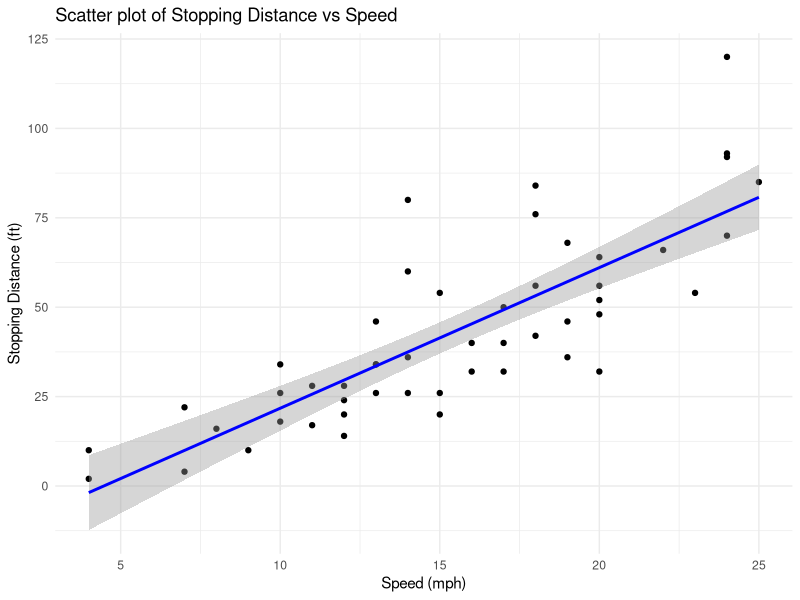
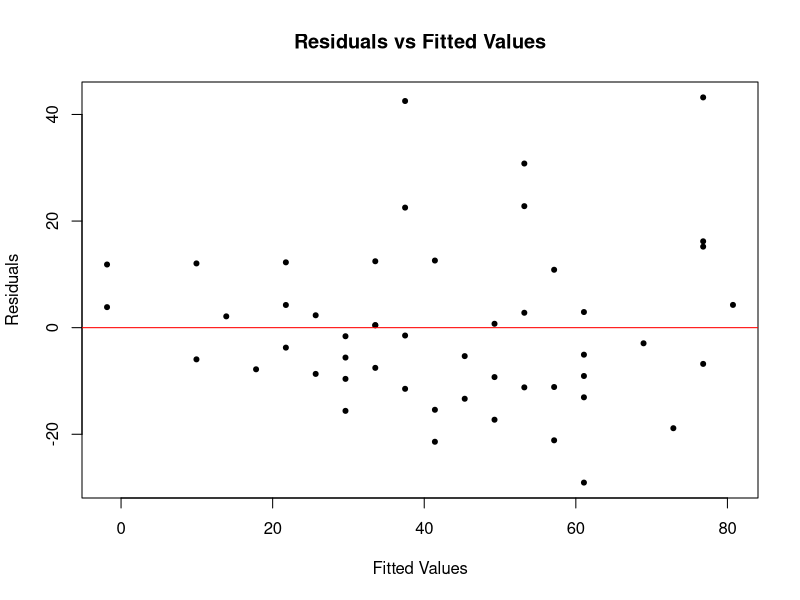
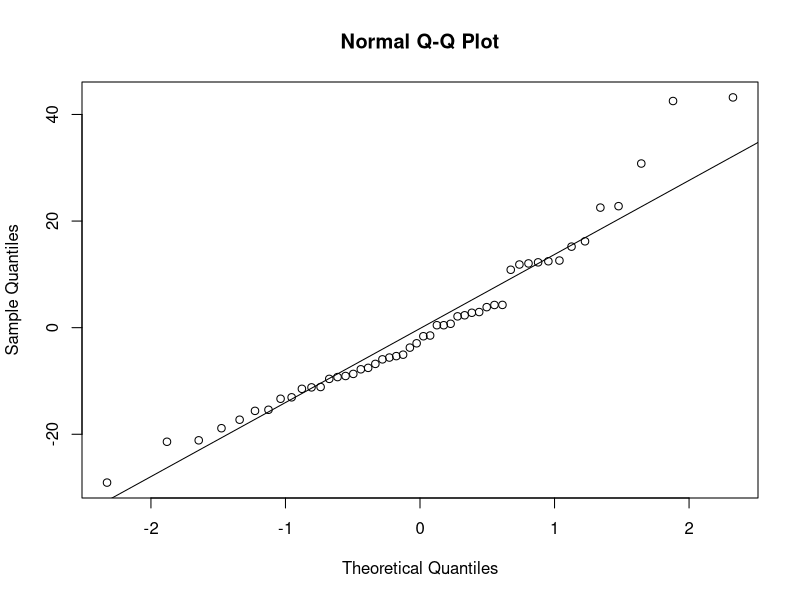
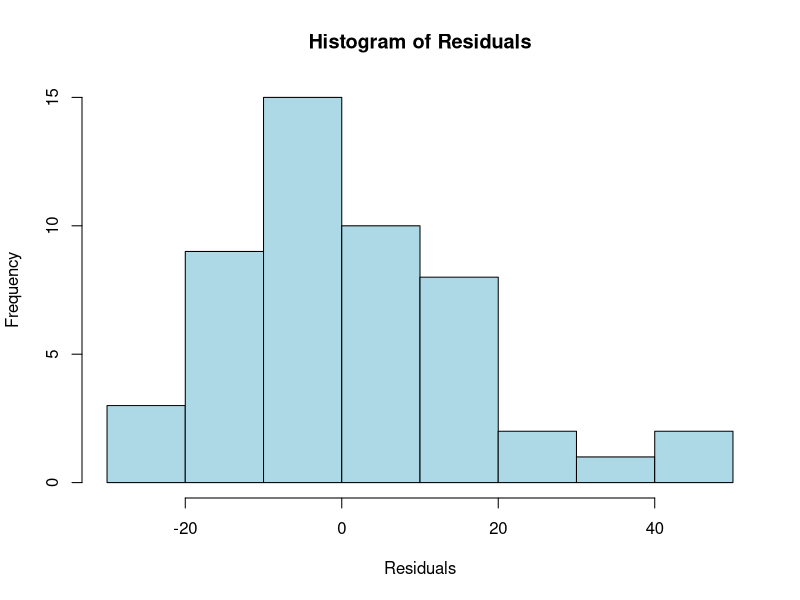
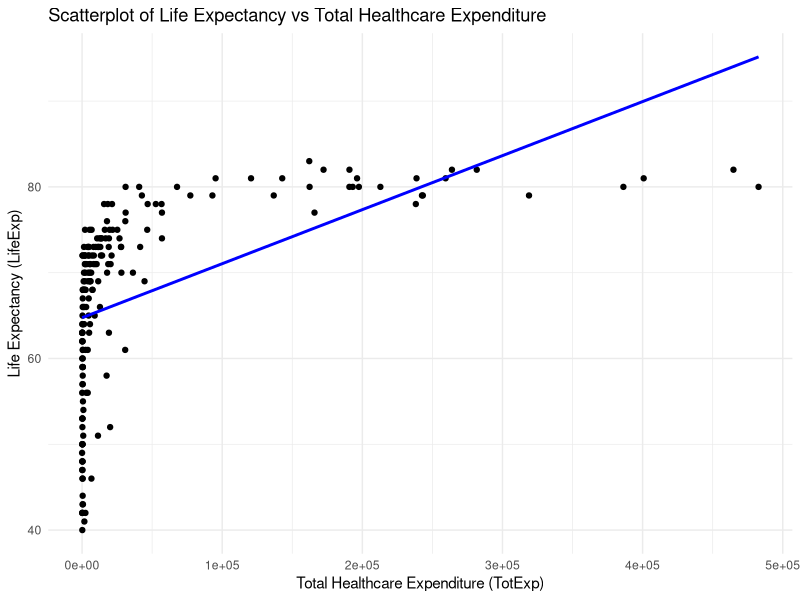
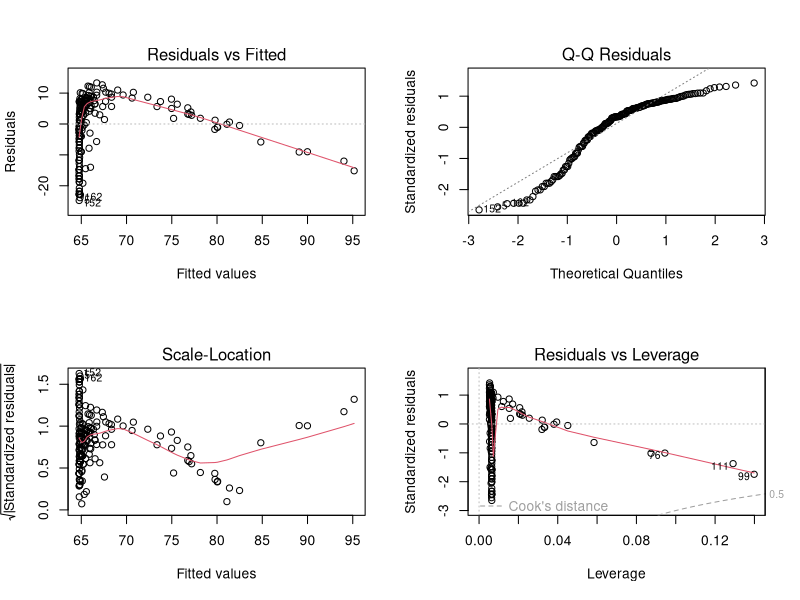
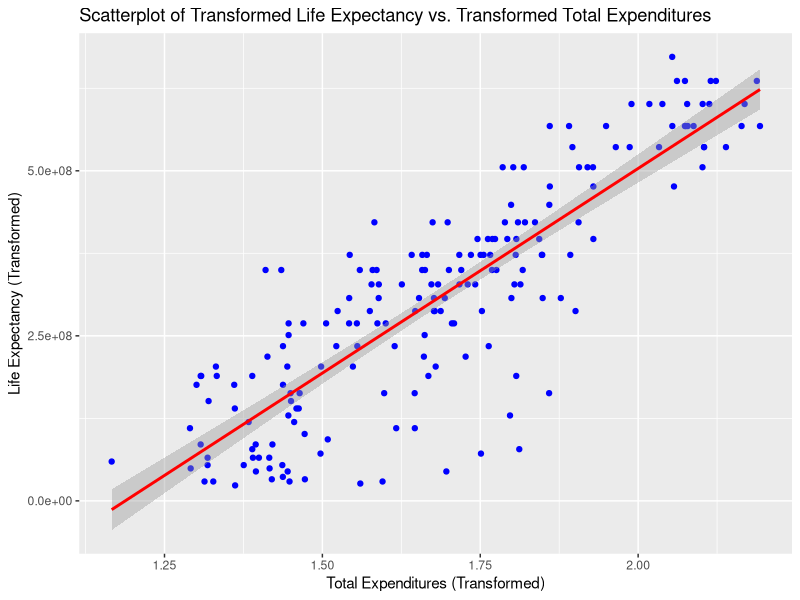
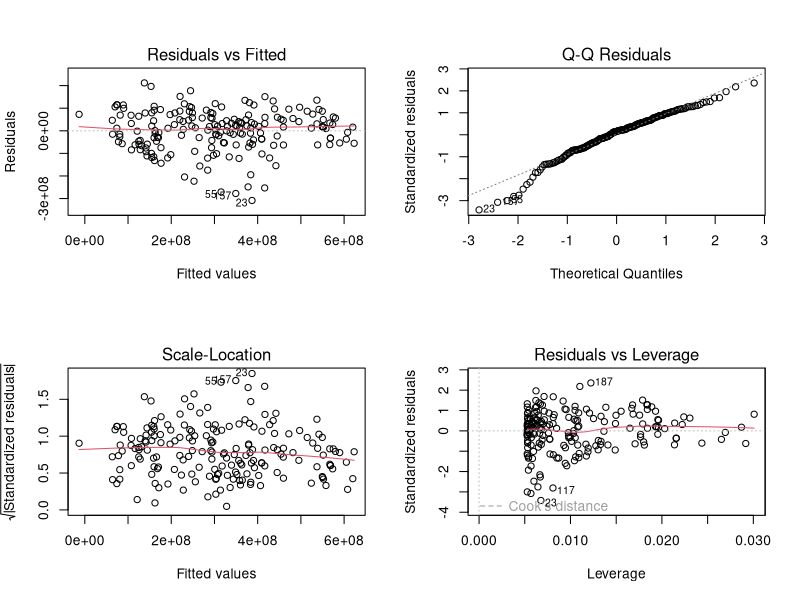

Reproduce these figures in R, in order.
## ---- chunk 1
knitr::opts_chunk$set(echo = TRUE)
library(tidyverse)
## ---- chunk 2
data("cars")
head(cars)
## ---- chunk 3
# Scatter plot with regression line
library(ggplot2)
ggplot(cars, aes(x = speed, y = dist)) +
  geom_point() +
  geom_smooth(method = "lm", se = TRUE, color = "blue") +
  labs(title = "Scatter plot of Stopping Distance vs Speed",
       x = "Speed (mph)",
       y = "Stopping Distance (ft)") +
  theme_minimal()

## ---- chunk 4
# Linear model
model <- lm(dist ~ speed, data = cars)

# Model summary
summary(model)

## ---- chunk 5
# Residuals vs Fitted Values Plot
plot(model$fitted.values, resid(model), 
     main = "Residuals vs Fitted Values", 
     xlab = "Fitted Values", 
     ylab = "Residuals",
     pch = 20)
abline(h = 0, col = "red")

# Q-Q Plot of residuals
qqnorm(resid(model))
qqline(resid(model))

# Shapiro-Wilk Test for normality of residuals
shapiro.test(resid(model))

# Histogram of residuals
hist(resid(model), breaks = 10, 
     main = "Histogram of Residuals", 
     xlab = "Residuals", 
     col = "lightblue")

## ---- chunk 6

library(data.table)

data <- fread("who.csv")
## ---- chunk 7
head(data)
## ---- chunk 8
data <- data[,0:11]
## ---- chunk 9
ggplot(data, mapping =  aes(x = TotExp, y = LifeExp)) +
  geom_point() +
  theme_minimal() +
  labs(title = "Scatterplot of Life Expectancy vs Total Healthcare Expenditure",
       x = "Total Healthcare Expenditure (TotExp)",
       y = "Life Expectancy (LifeExp)") +
  geom_smooth(method = "lm", se = FALSE, col = "blue")

# Linear regression: LifeExp ~ TotExp
model <- lm(LifeExp ~ TotExp, data = data)
summary(model)

# Checking model assumptions:
# 1. Plot residuals
par(mfrow = c(2, 2))  # For plotting multiple diagnostic plots
plot(model)
## ---- chunk 10
 #Step 1: Transform the variables
data$LifeExp_transformed <- data$LifeExp^4.6
data$TotExp_transformed <- data$TotExp^0.06

# Step 2: Create a scatterplot with transformed variables
ggplot(data, aes(x = TotExp_transformed, y = LifeExp_transformed)) +
  geom_point(color = "blue") +
  geom_smooth(method = "lm", color = "red") +
  labs(
    title = "Scatterplot of Transformed Life Expectancy vs. Transformed Total Expenditures",
    x = "Total Expenditures (Transformed)",
    y = "Life Expectancy (Transformed)"
  )

# Step 3: Run a linear regression model with transformed variables
model_transformed <- lm(LifeExp_transformed ~ TotExp_transformed, data = data)

# Step 4: Summary of the transformed model
summary_transformed <- summary(model_transformed)
## ---- chunk 11
summary_transformed
## ---- chunk 12
par(mfrow = c(2, 2))  # For plotting multiple diagnostic plots
plot(model_transformed)
## ---- chunk 13
TotExp = 1.5
LifeExp = -736527910 + 620060216 * (TotExp)
LifeExp
## ---- chunk 14
TotExp = 2.5
LifeExp = -736527910 + 620060216 * (TotExp)
LifeExp
## ---- chunk 15
model_3 <- lm(LifeExp ~ PropMD + TotExp + PropMD + (PropMD * TotExp), data = data)
summary(model_3)
## ---- chunk 16
# Given values
D <- 110   # Total demand
S <- 8.25  # Fixed ordering cost per order
H <- 3.75  # Holding cost per unit per year

# Calculate optimal order quantity Q
Q_optimal <- sqrt((2 * D * S) / H)
Q_optimal

# Calculate the number of orders per year
num_orders <- D / Q_optimal
num_orders

## ---- chunk 17
# Given values
t_critical <- (630 / 11)^(1 / 5)

# Calculate the maximum revenue by substituting the critical point into R(t)
R_max <- -3150 * t_critical^(-4) - 220 * t_critical + 6530

cat("Critical time (t) at which revenue is maximized:", t_critical, "\n")
cat("Maximum revenue the company can expect:", R_max, "\n")

## ---- chunk 18
# Define the function for the price (demand function)
p <- function(x) {
  2 * x - 9.3
}

# Use the 'integrate' function to find the area under the curve from x = 2 to x = 5
result <- integrate(p, lower = 2, upper = 5)

# Display the result
result$value
## ---- chunk 19
# Load necessary library for symbolic differentiation
library(Deriv)

# Define the profit function Π(x)
Pi <- function(x) {
  x * log(9 * x) - (x^6) / 6
}

# Compute the derivative of the profit function
dPi <- Deriv(Pi, "x")

# Find critical points by solving dPi = 0
# We use the uniroot function to find the root within a range where the function is valid
root <- uniroot(dPi, lower = 0.1, upper = 10)$root

# Compute the maximum profit by evaluating the profit function at the critical point
max_profit <- Pi(root)

# Display results
cat("The value of x that maximizes profit is:", root, "\n")
cat("The maximum profit is:", max_profit, "\n")

## ---- chunk 20
# Define the probability density function
f <- function(x) {
  1 / (6 * x)
}

# Define the interval [1, exp(6)]
lower_bound <- 1
upper_bound <- exp(6)

# Check if it is a valid PDF by integrating over the interval
total_probability <- integrate(f, lower = lower_bound, upper = upper_bound)$value

# Calculate the probability that a customer spends between $1 and e^6
probability <- integrate(f, lower = 1, upper = exp(6))$value

# Display results
cat("Total probability over [1, e^6]:", total_probability, "\n")
cat("Probability that a customer spends between $1 and e^6:", probability, "\n")

## ---- chunk 21
# Define the rate of market penetration function dN/dt
dN_dt <- function(t) {
  500 / (t^4 + 10)
}

# Initial market share at t = 1
N_1 <- 6530

# Integrate the function from t = 1 to t = 10
integral_result <- integrate(dN_dt, lower = 1, upper = 10)$value

# Calculate the market share after 10 days
N_10 <- N_1 + integral_result

# Display the results
cat("The market share after 10 days is:", N_10, "\n")

## ---- chunk 22
# Define the functions
actual_growth <- function(x) {
  log(1 + x)
}

approximated_growth <- function(x) {
  x - (1 / 2) * x^2
}

# Define the x-values
x_values <- c(0.1, 0.5, 1.0, 2.0)

# Compute actual and approximated values
actual_values <- actual_growth(x_values)
approximated_values <- approximated_growth(x_values)

# Compute the differences
differences <- actual_values - approximated_values

# Create a data frame for comparison
comparison <- data.frame(
  x = x_values,
  Actual_Growth = actual_values,
  Approximated_Growth = approximated_values,
  Difference = differences
)

# Display the data frame
comparison
## ---- chunk 23
library(ggplot2)

# Create a data frame for visualization
plot_data <- data.frame(
  x = rep(x_values, 2),
  Growth = c(actual_values, approximated_values),
  Type = rep(c("Actual", "Approximated"), each = length(x_values))
)

# Plot
ggplot(plot_data, aes(x = x, y = Growth, color = Type)) +
  geom_line(linewidth = 1.2) +
  geom_point(size = 2) +
  labs(
    title = "Comparison of Actual and Approximated Growth",
    x = "Investment (x)",
    y = "Growth"
  ) +
  theme_minimal()

